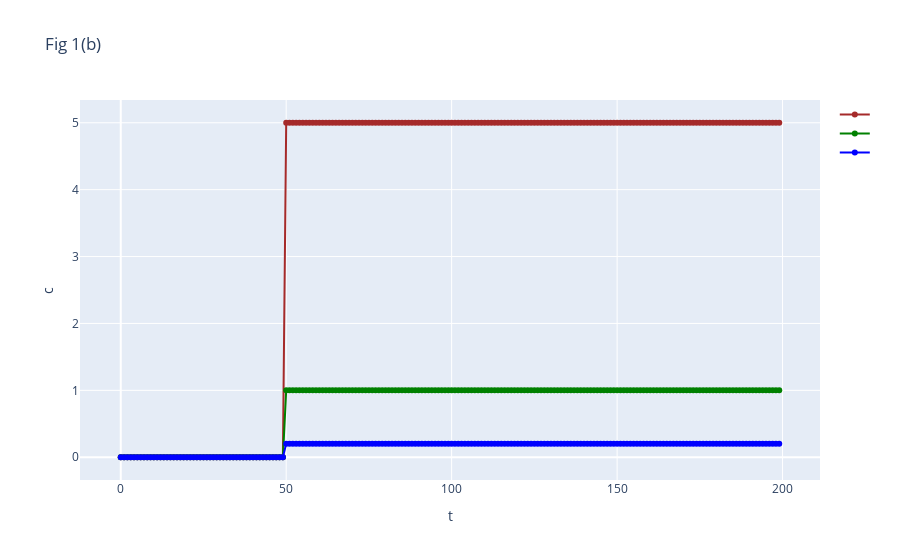

This figure's notebook cell:
### Code cell
fig = go.Figure()
fig.add_trace(go.Scatter(x=ts, y=cs_brown, mode='lines+markers', line=dict(color="brown"), name = ""))
fig.add_trace(go.Scatter(x=ts, y=cs_green, mode='lines+markers', line=dict(color="green"), name = ""))
fig.add_trace(go.Scatter(x=ts, y=cs_blue, mode='lines+markers', line=dict(color="blue"), name = ""))
fig.update_layout(title="Fig 1(b)")
fig.update_layout(xaxis={"title": "t"}, yaxis={"title": "c"})

### Figure 1 — Plotly figure (JSON) as saved in the notebook; plotly's stock layout.template omitted (floating-point values rounded to 4 significant figures; data arrays with more than 128 entries replaced by an {"elided": "..."} marker saying what was removed)
{"data": [{"line": {"color": "brown"}, "mode": "lines+markers", "name": "", "type": "scatter", "x": {"elided": "201 int values"}, "y": {"elided": "200 int values"}}, {"line": {"color": "green"}, "mode": "lines+markers", "name": "", "type": "scatter", "x": {"elided": "201 int values"}, "y": {"elided": "200 int values"}}, {"line": {"color": "blue"}, "mode": "lines+markers", "name": "", "type": "scatter", "x": {"elided": "201 int values"}, "y": {"elided": "200 float values"}}], "layout": {"autosize": true, "title": {"text": "Fig 1(b)"}, "xaxis": {"autorange": true, "range": [-12.27, 211.3], "title": {"text": "t"}, "type": "linear"}, "yaxis": {"autorange": true, "range": [-0.4126, 5.413], "title": {"text": "c"}, "type": "linear"}}}
